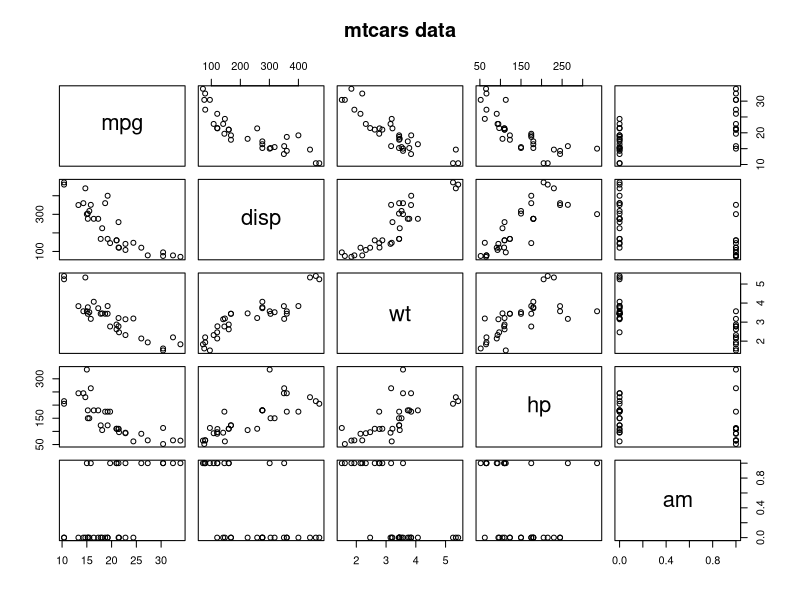
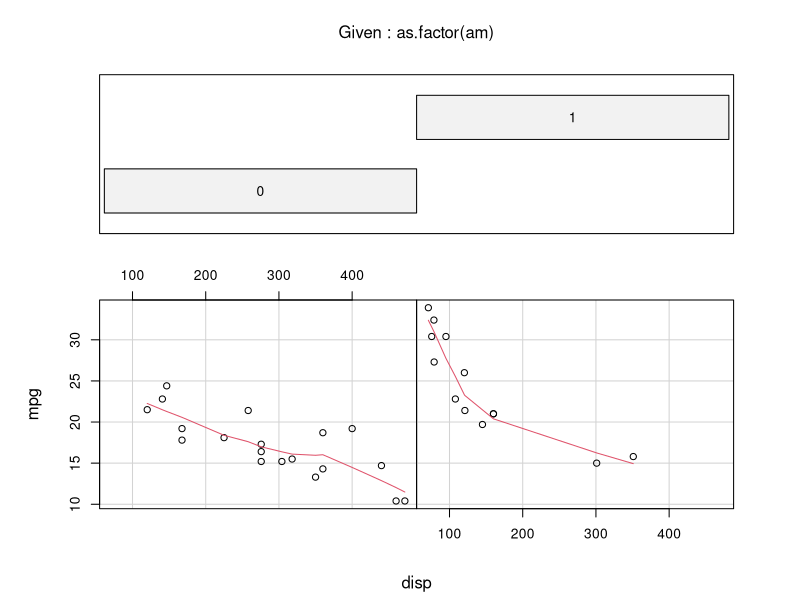
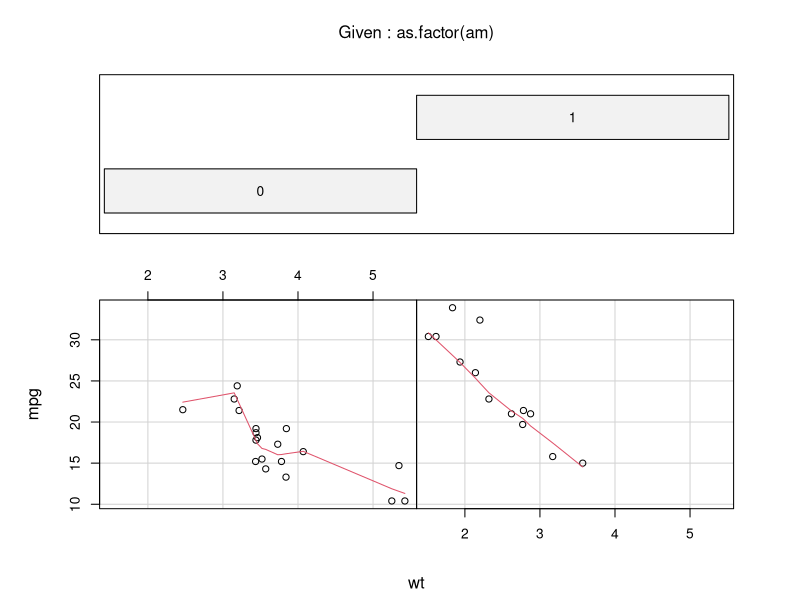
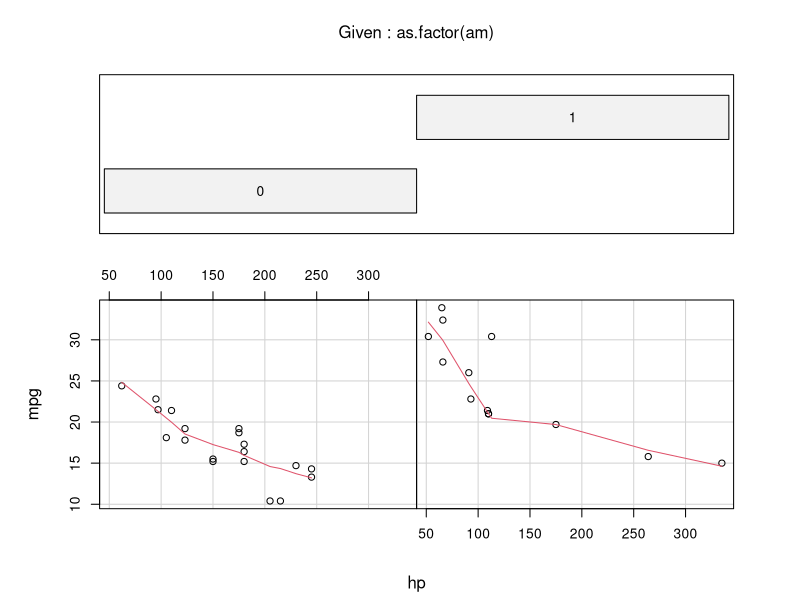
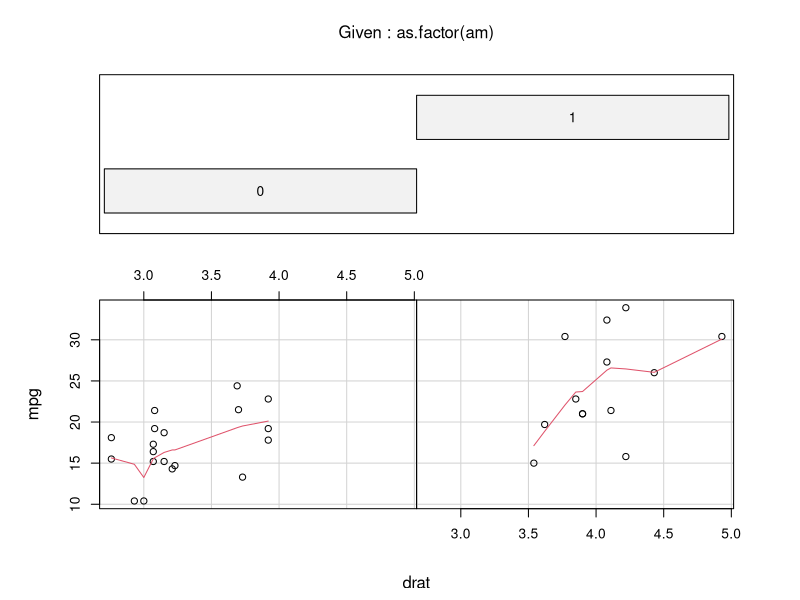
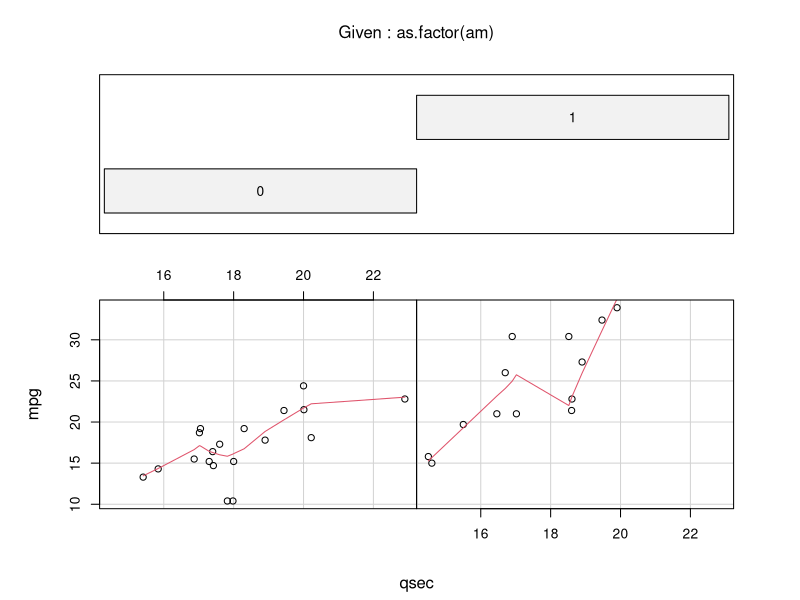

Write the R code that produced these figures, in order.
## ---- chunk 1
rm(list = ls())
head(mtcars)
## ---- chunk 2
dim(mtcars)
## ---- chunk 3
require(graphics)
pairs(mtcars[, c("mpg", "disp", "wt", "hp", "am")], main = "mtcars data")
## ---- chunk 4
acars = mtcars[mtcars$am==0, ]
mcars = mtcars[mtcars$am==1, ]
trans = c("Automatic", "Manual")

rmean = function(x){round(mean(x), 1)}

mpg = c(rmean(acars$mpg), rmean(mcars$mpg))
disp = c(rmean(acars$disp), rmean(mcars$disp))
wt = c(rmean(acars$wt), rmean(mcars$wt)) * 1000
hp = c(rmean(acars$hp), rmean(mcars$hp))

data.frame(Transmission = trans, MPG = mpg, Disp = disp, WT = wt, HP = hp)
## ---- chunk 5
coplot(mpg ~ disp | as.factor(am), data = mtcars, panel = panel.smooth, rows = 1)
coplot(mpg ~ wt | as.factor(am), data = mtcars, panel = panel.smooth, rows = 1)
coplot(mpg ~ hp | as.factor(am), data = mtcars, panel = panel.smooth, rows = 1)
coplot(mpg ~ drat | as.factor(am), data = mtcars, panel = panel.smooth, rows = 1)
coplot(mpg ~ qsec | as.factor(am), data = mtcars, panel = panel.smooth, rows = 1)
